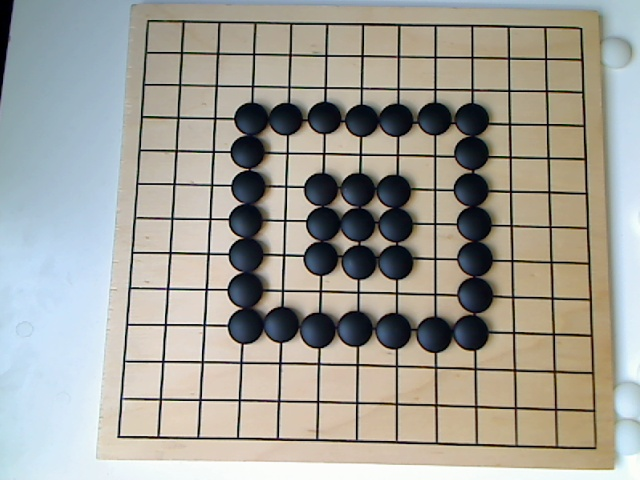
#> input picture image/TestImage02.jpg, 640 x 480 px, found by its file name
$ python board.py
#> lines starting #> are read from the running program, lines starting #| are printed output that depends on the picture; after the words box and inside, x2 and y2 are one past the last pixel; in counts of white or black regions, pixels touching at a corner belong together
import cv2
import numpy as np
import matplotlib.pyplot as plt


def distance(p1, p2):
    dist = np.sqrt((p1[0] - p2[0]) ** 2 + (p1[1] - p2[1]) ** 2)
    return dist


def find_corner(point, ref):
    x_min = ref[0]
    x_max = ref[1]
    y_min = ref[2]
    y_max = ref[3]
    dist_left_up = [distance(p, (x_min, y_max)) for p in point]
    dist_left_down = [distance(p, (x_min, y_min)) for p in point]
    dist_right_up = [distance(p, (x_max, y_max)) for p in point]
    dist_right_down = [distance(p, (x_max, y_min)) for p in point]

    left_up = point[np.argmin(dist_left_up)]
    left_down = point[np.argmin(dist_left_down)]
    right_up = point[np.argmin(dist_right_up)]
    right_down = point[np.argmin(dist_right_down)]

    return left_down, left_up, right_down, right_up


def delete_small_component(img):
    # find all your connected components (white blobs in your image)
    nb_components, output, stats, centroids = cv2.connectedComponentsWithStats(
        img, connectivity=8)
    # connectedComponentswithStats yields every seperated component with information on each of them, such as size
    # the following part is just taking out the background which is also considered a component, but most of the time we don't want that.
    sizes = stats[1:, -1]
    nb_components = nb_components - 1

    # minimum size of particles we want to keep (number of pixels)
    # here, it's a fixed value, but you can set it as you want, eg the mean of the sizes or whatever
    min_size = 150

    # your answer image
    img2 = np.zeros((output.shape))
    # for every component in the image, you keep it only if it's above min_size
    for i in range(0, nb_components):
        if sizes[i] >= min_size:
            img2[output == i + 1] = 255

    return img2


def auto_correction(figure_name, more_info=False):
#> called with figure_name = './TestImage02.jpg', more_info = True
    img = cv2.imread(figure_name)
#> img is the input picture: shape (480, 640, 3); mean B, G, R 151.7, 160, 161.8
    print('Image shape:', img.shape)
#| Image shape: (480, 640, 3)
    w, h = img.shape[0:2]
#> w = 480; h = 640
    size = min(w, h)
#> size = 480
    gray = cv2.cvtColor(img, cv2.COLOR_BGR2GRAY)

    # [4 lines of commented-out code are left out]

    edges = cv2.Canny(gray, 45, 200)
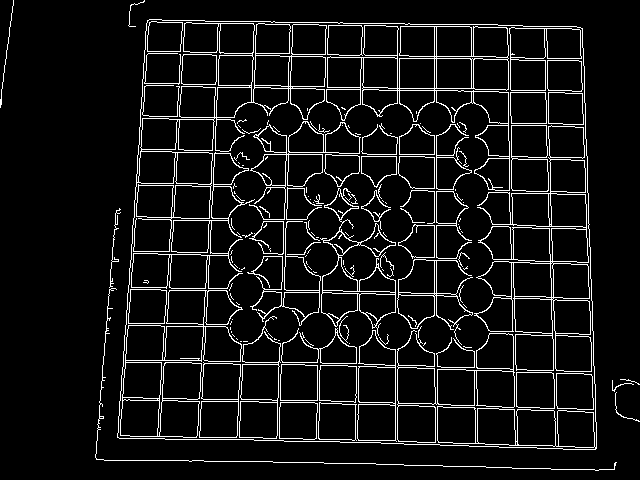
#> edges: shape (480, 640); 7.6% white in thin lines or dots
    edges_bgr = cv2.cvtColor(edges, cv2.COLOR_GRAY2BGR)
#> edges_bgr: shape (480, 640, 3); 7.6% white in thin lines or dots

    img2 = delete_small_component(edges)
#> in delete_small_component, `nb_components, output, stats, centroids = cv2.connectedComponentsWithS..`:
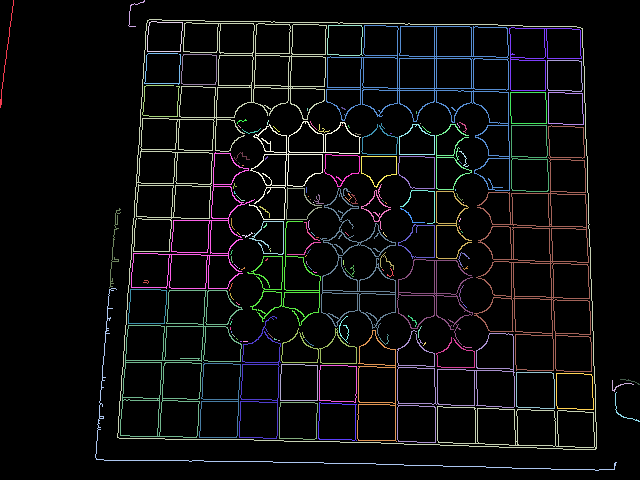
#> output: shape (480, 640) int32; 153 distinct labels, from 0 to 152; one colour per label, 0 black
#> in delete_small_component, `nb_components, output, stats, centroids = cv2.connectedComponentsWithS..`: nb_components = 153; stats = 153 rows, first 6: [0, 0, 640, 480, 283791], [0, 0, 14, 108, 114], [128, 0, 17, 27, 45], [117, 19, 480, 431, 4794], [147, 21, 36, 31, 124], [327, 25, 36, 31, 126]; centroids = 153 pairs, first value 5.89 to 629.8, second value 12.11 to 435.5
#> in delete_small_component, `sizes = stats[1:, -1]`: sizes = 152 values, max 4794 at index 2, min 1 at index 21, mean 154
#> in delete_small_component, `nb_components = nb_components - 1`: nb_components = 152
#> after the loop in delete_small_component, `for i in range(0, nb_components):`: img2: shape (480, 640) float64; 6.1% white in thin lines or dots, all inside (x1, y1, x2, y2) = (95, 19, 617, 471)

    edges3 = img2.astype(int)

    if more_info:
        plt.subplot(221)
        plt.imshow(edges)
        plt.subplot(222)
        plt.imshow(edges3)
        plt.subplot(223)
        plt.imshow(edges - edges3)
        plt.show()
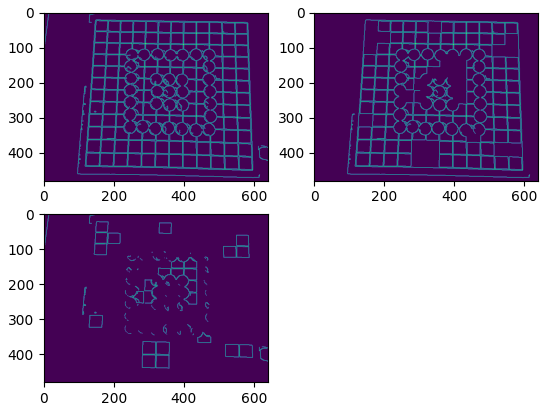
#> figure drawn by matplotlib, 3 panels

    # for i in range(w):
    #     for j in range(h):
    #         edges[i, j] = edges3[i, j]

    lines = cv2.HoughLinesP(edges, 1, np.pi / 180, 90,
                            maxLineGap=10, minLineLength=int(0.1 * size))
#> lines = 96 rows, first 6: [327, 365, 465, 369], [511, 92, 584, 93], [509, 25, 510, 89], [121, 418, 149, 19], [496, 57, 583, 59], [580, 27, 586, 224]
    lines1 = lines[:, 0, :]
#> lines1 has the same summary as lines
    x = []
    y = []
    point = []
    for x1, y1, x2, y2 in lines1[:]:
        x.append(x1)
        x.append(x2)
        y.append(y1)
        y.append(y2)
        point.append([x1, y1])
        point.append([x2, y2])
        if more_info:
            cv2.line(edges_bgr, (x1, y1), (x2, y2), (255, 0, 0), 1)
            cv2.circle(edges_bgr, (x1, y1), 5, (255, 0, 0), -1)
            cv2.circle(edges_bgr, (x2, y2), 5, (255, 0, 0), -1)
#> this loop made 96 passes
#> (x1, y1, x2, y2) on passes 1 to 12: (327, 365, 465, 369), (511, 92, 584, 93), (509, 25, 510, 89), (121, 418, 149, 19), (496, 57, 583, 59), (580, 27, 586, 224), (434, 315, 434, 135), (301, 154, 357, 155), (470, 27, 582, 29), (128, 289, 227, 291), (199, 439, 216, 113), (407, 405, 595, 412)
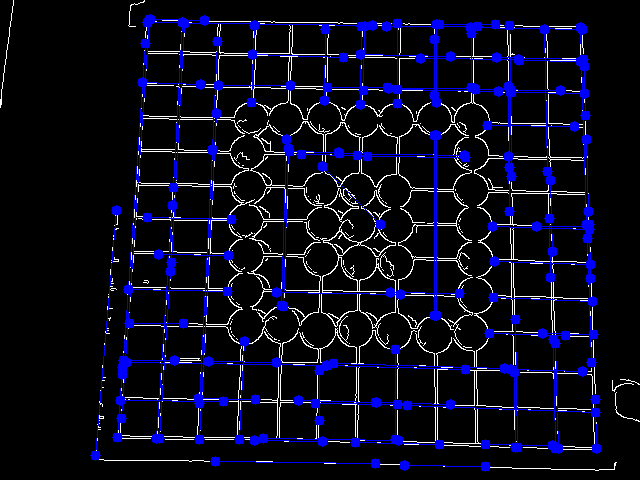
#> edges_bgr: shape (480, 640, 3); mean B, G, R 29.3, 11.3, 11.3
#> after the loop, point = 192 pairs, first value 95 to 596, second value 19 to 466; x = 192 values, max 596 at index 85, min 95 at index 68, mean 383.3; y = 192 values, max 466 at index 109, min 19 at index 7, mean 228.5

    ref = [np.min(x), np.max(x), np.min(y), np.max(y)]
#> ref = [95, 596, 19, 466]
    ld, lu, rd, ru = find_corner(point, ref)
#> in find_corner, `x_min = ref[0]`: x_min = 95
#> in find_corner, `x_max = ref[1]`: x_max = 596
#> in find_corner, `y_min = ref[2]`: y_min = 19
#> in find_corner, `y_max = ref[3]`: y_max = 466
#> in distance, `dist = np.sqrt((p1[0] - p2[0]) ** 2 + (p1[1] - p2[1]) ** 2)`: dist = 253
#> in find_corner, `dist_left_up = [distance(p, (x_min, y_max)) for p in point]`: dist_left_up = 192 values, max 654.3 at index 17, min 11 at index 68, mean 400.3
#> in find_corner, `dist_left_down = [distance(p, (x_min, y_min)) for p in point]`: dist_left_down = 192 values, max 659.6 at index 85, min 52.09 at index 98, mean 390.4
#> in find_corner, `dist_right_up = [distance(p, (x_max, y_max)) for p in point]`: dist_right_up = 192 values, max 632.2 at index 7, min 18 at index 85, mean 355
#> in find_corner, `dist_right_down = [distance(p, (x_max, y_min)) for p in point]`: dist_right_down = 192 values, max 664.2 at index 68, min 17.2 at index 17, mean 330.8
#> in find_corner, `left_up = point[np.argmin(dist_left_up)]`: left_up = [95, 455]
#> in find_corner, `left_down = point[np.argmin(dist_left_down)]`: left_down = [147, 22]
#> in find_corner, `right_up = point[np.argmin(dist_right_up)]`: right_up = [596, 448]
#> in find_corner, `right_down = point[np.argmin(dist_right_down)]`: right_down = [582, 29]
#> ld = [147, 22]; lu = [95, 455]; rd = [582, 29]; ru = [596, 448]
    if more_info:
        cv2.circle(edges_bgr, tuple(ld), 10, (0, 255, 0), -1)
        cv2.circle(edges_bgr, tuple(lu), 10, (0, 255, 0), -1)
        cv2.circle(edges_bgr, tuple(rd), 10, (0, 255, 0), -1)
        cv2.circle(edges_bgr, tuple(ru), 10, (0, 255, 0), -1)
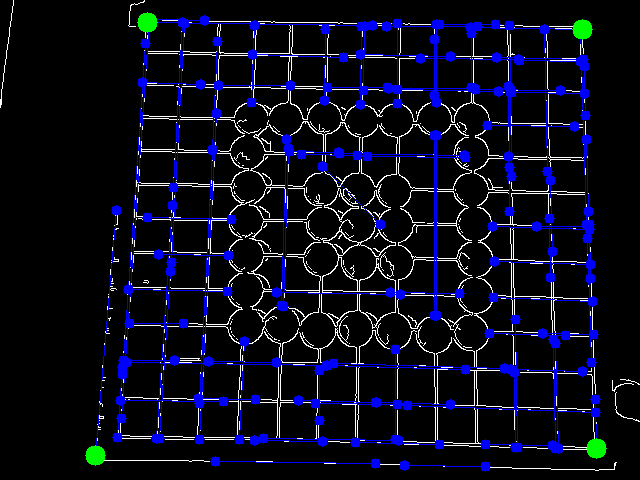
#> edges_bgr: shape (480, 640, 3); mean B, G, R 28.9, 12.3, 11.3

    t_min = int(0.05 * size)
#> t_min = 24
    t_max = int(0.95 * size)
#> t_max = 456
    src = np.array([ld, lu, rd, ru], dtype=np.float32)
#> src = [[147, 22], [95, 455], [582, 29], [596, 448]]
    dst = np.array([[t_min, t_min], [t_min, t_max], [
                   t_max, t_min], [t_max, t_max]], dtype=np.float32)

    m = cv2.getPerspectiveTransform(src, dst)
#> m = [[0.956, 0.123, -119.3], [-0.0202, 1.15, 1.54], [-7.48e-05, 0.000343, 1]]
    new_point = cv2.perspectiveTransform(
        np.array([point], dtype=np.float32), m)
#> new_point = 192 pairs, first value 16.41 to 456.9, second value 19.76 to 470.6
    img = cv2.warpPerspective(img, m, (size, size), borderValue=(255, 255, 255))
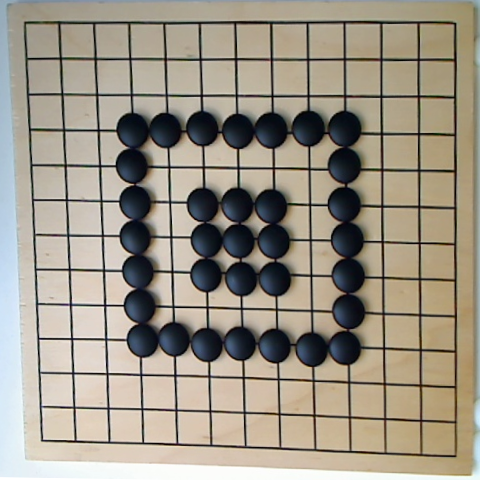
#> img: shape (480, 480, 3); mean B, G, R 134.3, 148.2, 155.7
    target_img = img.copy()

    x = []
    y = []
    point = []
    for p in new_point[0]:
        x.append(p[0])
        y.append(p[1])
        point.append(p)
#> this loop made 192 passes
#> p on passes 1 to 3: [216.5, 377.5], [339.6, 382.3], [383.1, 97.88]
#> after the loop, point has the same summary as new_point; x = 192 values, max 456.9 at index 63, min 16.41 at index 69, mean 264.1; y = 192 values, max 470.6 at index 109, min 19.76 at index 65, mean 237.5
        # if more_info:
        #     cv2.circle(img, (p[0], p[1]), 5, (0, 255, 0), -1)

    ref = [np.min(x), np.max(x), np.min(y), np.max(y)]
#> ref = [16.41, 456.9, 19.76, 470.6]
    ld, lu, rd, ru = find_corner(point, ref)
#> ld = [24, 24]; lu = [24, 456]; rd = [454, 21.67]; ru = [456, 456]

    src = np.array([ld, lu, rd, ru], dtype=np.float32)
#> src = [[24, 24], [24, 456], [454, 21.67], [456, 456]]
    dst = np.array([[t_min, t_min], [t_min, t_max], [
                   t_max, t_min], [t_max, t_max]], dtype=np.float32)

    m = cv2.getPerspectiveTransform(src, dst)
#> m = [[1.01, 0.000255, -0.254], [0.00575, 1.01, -0.254], [1.26e-05, 1.06e-05, 1]]
    img = cv2.warpPerspective(img, m, (size, size), borderValue=(255, 255, 255))
    target_img = cv2.warpPerspective(target_img, m, (size, size), borderValue=(255, 255, 255))

    if more_info:
        cv2.circle(img, (t_min, t_min), 10, (0, 0, 255), -1)
        cv2.circle(img, (t_min, t_max), 10, (0, 0, 255), -1)
        cv2.circle(img, (t_max, t_min), 10, (0, 0, 255), -1)
        cv2.circle(img, (t_max, t_max), 10, (0, 0, 255), -1)
        cv2.line(img, (t_min, t_min), (t_min, t_max), (0, 0, 255), 3)
        cv2.line(img, (t_min, t_max), (t_max, t_max), (0, 0, 255), 3)
        cv2.line(img, (t_max, t_max), (t_max, t_min), (0, 0, 255), 3)
        cv2.line(img, (t_max, t_min), (t_min, t_min), (0, 0, 255), 3)

        plt.subplot(121)
        plt.imshow(edges_bgr, cmap='gray')
        plt.axis("off")

        plt.subplot(122)
        plt.imshow(cv2.cvtColor(img, cv2.COLOR_BGR2RGB))
        plt.axis("off")

        plt.show()
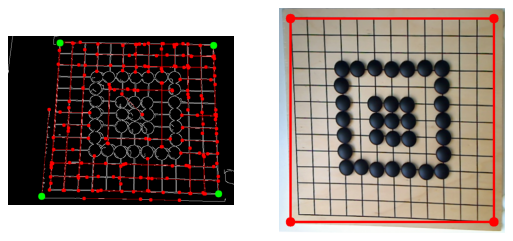
#> figure drawn by matplotlib, 2 panels; B, G, R data is drawn as R, G, B

    return target_img


def main():
    figure_name = './TestImage02.jpg'
    auto_correction(figure_name, more_info=True)
    # [4 lines of commented-out code are left out]


if __name__ == '__main__':
    main()
